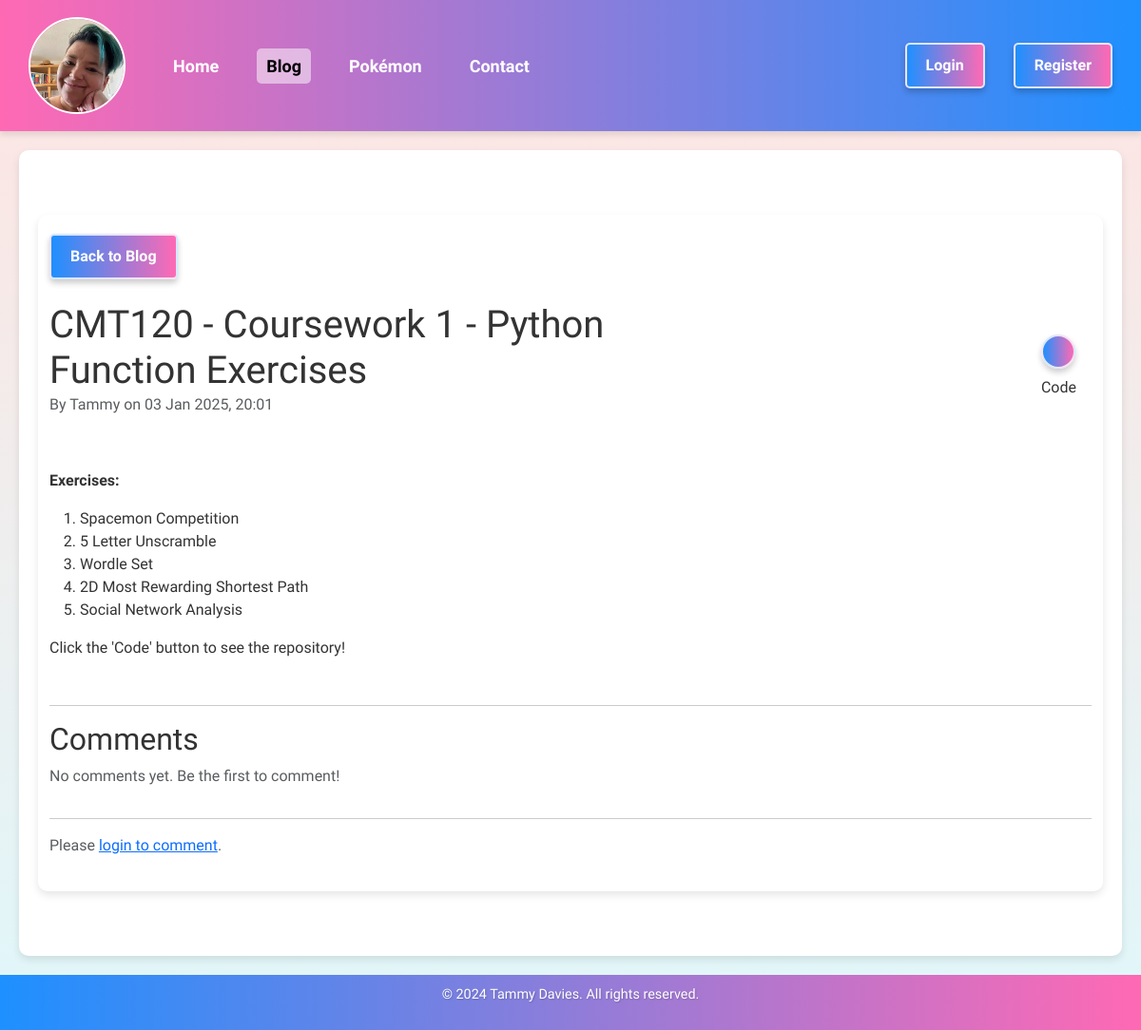
Screenshot of /blog/11 with the database file from the repository.
### app/models/blog_post.py (models this page shows)
class BlogPost(db.Model):
    id = db.Column(db.Integer, primary_key=True)
    title = db.Column(db.String(100), nullable=False)
    content = db.Column(db.Text, nullable=False)
    timestamp = db.Column(db.DateTime, default=datetime.utcnow)
    author = db.Column(db.String(50), nullable=False)
    summary = db.Column(db.String(255), nullable=True)
    repository_url = db.Column(db.String(255), nullable=True)
    live_demo_url = db.Column(db.String(255), nullable=True)
    comments = db.relationship(
        "Comment", backref="post", cascade="all, delete-orphan", lazy=True
    )

### app/routes/blog.py (the view)
    @app.route("/blog/<int:post_id>", methods=["GET", "POST"])
    def post_detail(post_id):
        post = BlogPost.query.get_or_404(post_id)
        form = CommentForm()
        print(f"Loaded post: {post.title} (ID: {post.id})")
        if form.validate_on_submit():
            print("Form validated successfully")
            print(f"Form content: {form.content.data}")
            print(f"Author (current user): {current_user.username}")
            try:
                comment = Comment(
                    content=form.content.data,
                    author=current_user.username,  # Use the authenticated user's username
                    post_id=post.id,
                )
                db.session.add(comment)
                print("Comment added to session")
                db.session.commit()
                print("Comment committed to database")
                flash("Comment added!", "success")
                return redirect(url_for("post_detail", post_id=post_id))
            except Exception as e:
                print(f"Error adding comment to database: {e}")
                db.session.rollback()
                flash("An error occurred while adding your comment.", "danger")
        else:
            if form.errors:
                print(f"Form validation failed with errors: {form.errors}")
        comments = (
            Comment.query.filter_by(post_id=post.id)
            .order_by(Comment.timestamp.desc())
            .all()
        )
        print(f"Comments fetched for post (ID: {post.id}): {len(comments)}")
        rendered_content = Markup(
            markdown.markdown(post.content, extensions=["fenced_code", "codehilite"])
        )
        print("Rendering post detail page")
        return render_template(
            "blog/blog_post_detail.html",
            post=post,
            content=rendered_content,
            form=form,
            comments=comments,
        )

### app/__init__.py (called while the page is built)
def create_app():
    app = Flask(__name__)
    app.config.from_object("config.Config")
    db.init_app(app)
    mail.init_app(app)
    login_manager.init_app(app)
    migrate.init_app(app, db)
    @app.template_filter("format_datetime")
    def format_datetime(value, format="%d %b %Y, %H:%M"):
        return value.strftime(format) if isinstance(value, datetime) else value
    @app.template_filter("markdown")
    def markdown_filter(content):
        return markdown(content)
    register_routes(app)
    with app.app_context():
        db.create_all()
    @login_manager.user_loader
    def load_user(user_id):
        from app.models.user import User
        return User.query.get(int(user_id))
    @app.context_processor
    def inject_user():
        return dict(current_user=current_user)
    return app

### app/routes/authentication_helper.py (called while the page is built)
def is_admin():
    return current_user.is_authenticated and current_user.email == "tammy@tsdavies.com"

### app/templates/blog/blog_post_detail.html (shortened to what this page needs)
{% extends "page_template.html" %} {% block content %}
    <main class="container my-5">
        <div class="mb-4">
            <a
                    href="{{ url_for('blog') }}"
                    class="btn btn-outline-secondary"
                    aria-label="Back to Blog"
                    title="Back to Blog"
            >
                 Back to Blog
            </a>
        </div>
        <div class="row align-items-center mb-4">
            <div class="col-12 col-md-8 text-center text-md-start">
                <h1 class="mb-0">{{ post.title }}</h1>
                <p class="text-muted">
                    By {{ post.author or 'Anonymous' }} on {{ post.timestamp|format_datetime }}
                </p>
            </div>
            <div class="col-12 col-md-4 text-center text-md-end mt-3 mt-md-0">
                {% if post.repository_url %}
                    <div class="d-inline-block text-center me-3">
                        <a
                                href="{{ post.repository_url }}"
                                target="_blank"
                                rel="noopener noreferrer"
                                aria-label="View Repository"
                                title="View the repository on GitHub"
                                class="btn btn-primary rounded-circle p-3"
                        >
                        </a>
                        <div class="icon-label mt-2">Code</div>
                    </div>
                {% endif %}
            </div>
        </div>
        <p class="lead">{{ post.content|markdown|safe }}</p>
        <hr/>
        <div class="comments-section">
            <h2 class="section-heading">Comments</h2>
            {% if post.comments and post.comments|length > 0 %}
                <ul class="list-group">
                    {% for comment in post.comments %}
                        <li
                                class="list-group-item d-flex justify-content-between align-items-center"
                        >
        <span>
          {{ comment.content }} -
          <strong>{{ comment.author or 'Anonymous' }}</strong>
        </span>
                            {% if current_user.is_authenticated %}
                                <a
                                        href="{{ url_for('delete_comment', comment_id=comment.id) }}"
                                        class="btn btn-sm btn-outline-danger"
                                        onclick="return confirm('Are you sure you want to delete this comment?');"
                                >
                                    <i class="bi bi-x-circle"></i> Delete
                                </a>
                            {% endif %}
                        </li>
                    {% endfor %}
                </ul>
            {% else %}
                <p class="text-muted">No comments yet. Be the first to comment!</p>
            {% endif %}
        </div>
        <hr/>
        {% if current_user.is_authenticated %}
            <div class="add-comment">
                <h3 class="section-heading">Add a Comment</h3>
                <p class="text-muted">
                    Comment as <strong>{{ current_user.username }}</strong>
                </p>
                <form
                        class="needs-validation"
                        novalidate
                        method="POST"
                        action="{{ url_for('post_detail', post_id=post.id) }}"
                >
                    {{ form.hidden_tag() }}
                    <div class="mb-3">
                        {{ form.content.label(class="form-label") }} {{ form.content(class="form-control", size=50) }}
                        <div class="invalid-feedback">Please enter your comment.</div>
                    </div>
                    <div class="text-center">{{ form.submit(class="btn btn-primary") }}</div>
                </form>
            </div>
        {% else %}
            <p class="text-muted">Please <a href="/login"> login to comment</a>.</p>
        {% endif %}
    </main>
{% endblock %}

### app/static/css/style.css (style rules this page uses)
body { margin: 0; padding: 0; font-family: "Prompt", "Roboto", Arial, sans-serif; background: linear-gradient(to bottom, #ffe4e1, #e0f7fa); color: #333; display: flex; flex-direction: column; min-height: 100vh; }
main { flex: 1; display: flex; flex-direction: column; justify-content: center; padding: 20px; background: white; border-radius: 10px; box-shadow: 0 4px 8px rgba(0, 0, 0, 0.1); max-width: 1200px; margin: 20px auto; width: calc(100% - 40px); }
button, .btn { background: linear-gradient(90deg, #1e90ff, #ff69b4); color: white; border: 2px solid #ffffffcc; padding: 10px 20px; border-radius: 5px; font-weight: bold; cursor: pointer; transition: background 0.3s, box-shadow 0.3s, transform 0.2s; box-shadow: 0 4px 6px rgba(0, 0, 0, 0.2); }
.btn { background: linear-gradient(90deg, #1e90ff, #ff69b4); color: white; border: 2px solid #ffffffcc; padding: 10px 20px; border-radius: 5px; font-weight: bold; cursor: pointer; transition: background 0.3s, box-shadow 0.3s, transform 0.2s; box-shadow: 0 4px 6px rgba(0, 0, 0, 0.2); }
.btn-outline-secondary { background: linear-gradient(90deg,#1e90ff, #ff69b4 ); color: white; border: 2px solid #ffffffcc; padding: 10px 20px; border-radius: 5px; font-weight: bold; cursor: pointer; transition: background 0.3s, color 0.3s, box-shadow 0.3s, transform 0.2s; box-shadow: 0 4px 6px rgba(0, 0, 0, 0.2); }
.btn, .btn-outline-secondary { margin-bottom: 0; }

### rows the page displays
BlogPost: title "CMT120 - Coursework 1 - Python Function Exercises", author "Tammy", timestamp "03 Jan 2025, 20:01", content "Exercises: Spacemon Competition 5 Letter Unscramble Wordle Set 2D Most Rewarding Shortest Path Social Network Analysis Click the 'Code' button to see the repository!"
